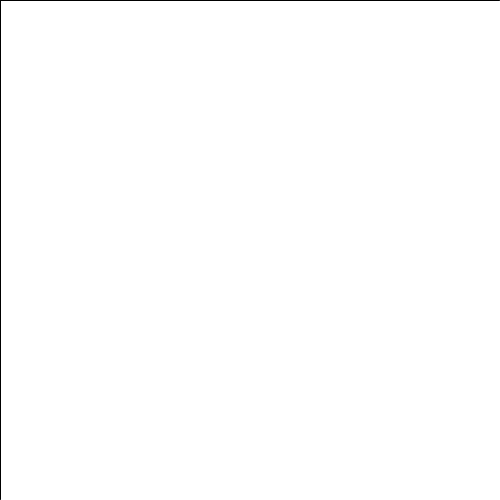
Frame 1 (no input)
Frame 60 (the mouse pressed at the canvas centre just before this capture): identical to frame 1, image omitted
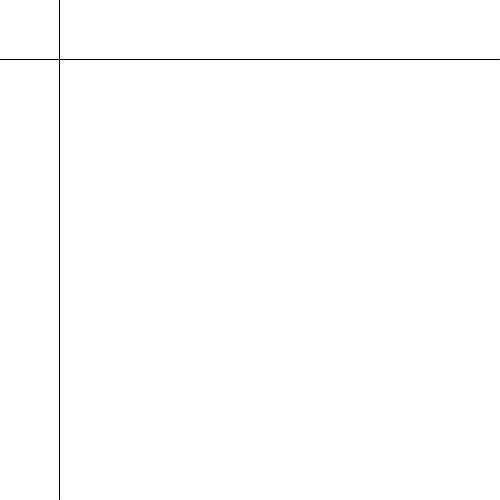
Frame 120 (the mouse held since frame 60 and released just before this capture)

The Processing sketch that drew these frames (run headless with seeded random() and noise(); from frame 60 on, the mouse is pressed at the canvas centre):

// Processing sketch: Hold_The_Roof_Up_Week_3
// ── Hold_The_Roof_Up_Week_3.pde
int linePosX= 0;
int linePosY= 0;
void setup()
{
size(500,500);
}
void draw()
{
  background(255);
  stroke(0);
  line(0, linePosY, width-1, linePosY); // horizontal
  line(linePosX, 0, linePosX, height-1); // vertical
  linePosX= linePosX+ 1;linePosY= linePosY+ 1;
  
  // somehow, make sure the line is never below the mouse
  linePosX= min(linePosX, mouseX);linePosY= min(linePosY, mouseY);
}
